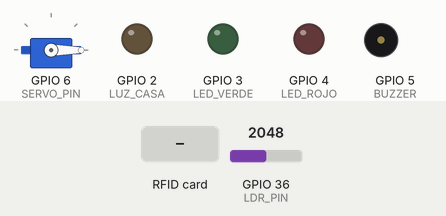
The sketch below on a simulated ESP32. On the bench: servo, output pins drawn as LEDs (lit = HIGH), buzzer (waves = sounding, pin HIGH). Inputs (shaded band) come from the test bench; at power-on: GPIO 36 (LDR_PIN) = 2048. What the sketch prints to the serial monitor is not drawn.

Above: at 1.2 s.
1.3 s: RFID card F3 FE FD 20 held to the reader
At 4.8 s:
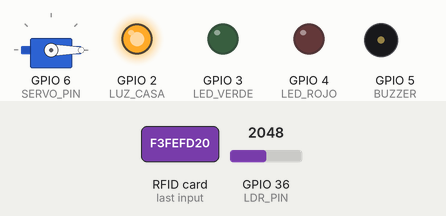
5.6 s: RFID card 5E 7A 19 C4 held to the reader
At 6.56 s:
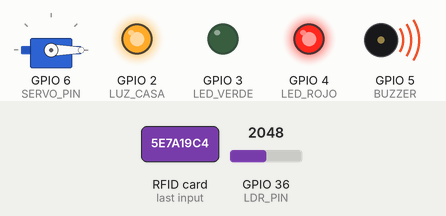
8.2 s: GPIO 36 (LDR_PIN) set to 108
11.9 s: GPIO 36 (LDR_PIN) set to 94
At 15.8 s:
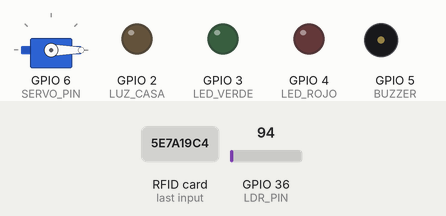
17.9 s: RFID card F3 FE FD 20 held to the reader
At 19.6 s:
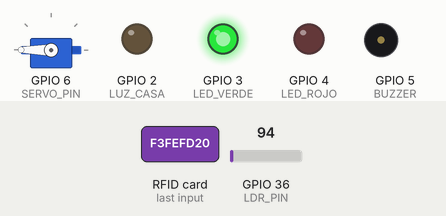
22.3 s: RFID card 5E 7A 19 C4 held to the reader
At 23.32 s:
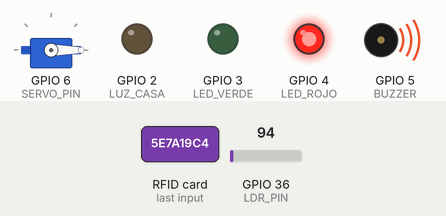
Timing chart, 0 to 25.3 s (numbered marks = the images above; inputs shaded):
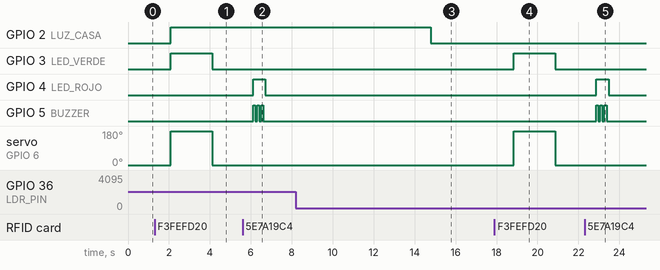

The sketch:

funcion.ino
```cpp
#include <SPI.h>
#include <MFRC522.h>
#include <Servo.h>
#include <Ticker.h>

// --- DEFINICIÓN DE PINES ---
#define SS_PIN 10
#define RST_PIN 9
#define SERVO_PIN 6
#define LED_VERDE 3
#define LED_ROJO 4
#define BUZZER 5
#define LUZ_CASA 2
#define LDR_PIN A0

// --- OBJETOS ---
MFRC522 rfid(SS_PIN, RST_PIN);
Servo puerta;

// --- VARIABLES ---
byte uidPermitido[] = { 0xF3, 0xFE, 0xFD, 0x20 };
int umbralLuz = 100;
int estadoPIRAnterior = LOW;

// --- ALARMA ---
unsigned long tiempoAlarmaInicio = 0;
const unsigned long DURACION_ALARMA = 1000;
bool alarmaActiva = false;

// --- PROTOTIPO ---
void cerrarPuerta();

// --- TICKER ---
Ticker temporizadorPuerta(cerrarPuerta, 2000, 1);

void setup() {
  Serial.begin(9600);
  SPI.begin();
  rfid.PCD_Init();

  pinMode(LED_VERDE, OUTPUT);
  pinMode(LED_ROJO, OUTPUT);
  pinMode(BUZZER, OUTPUT);
  pinMode(LUZ_CASA, OUTPUT);
  pinMode(LDR_PIN, INPUT);

  puerta.attach(SERVO_PIN);
  puerta.write(0);

  Serial.println("Sistema de seguridad y control iniciado.....");
  Serial.println("----------------------------------");
}

void loop() {


  temporizadorPuerta.update();

  // ---------- LECTURA LDR ----------
  int luzActual = analogRead(LDR_PIN);

  // IMPORTANTE!
  // valor ALTO = oscuro
  Serial.print("LDR: ");
  Serial.print(luzActual);
  delay(1000);
  Serial.print(" | Umbral: ");
  Serial.print(umbralLuz);
  Serial.print(" | Estado: ");
  delay(1000);


  bool esDeNoche = (luzActual > umbralLuz);

  if (esDeNoche) {
    Serial.println("NOCHE");
    digitalWrite(LUZ_CASA, HIGH);

  } else {
    Serial.println("DIA");
    digitalWrite(LUZ_CASA, LOW);

  }


  // ---------- RFID ----------
  if (rfid.PICC_IsNewCardPresent() && rfid.PICC_ReadCardSerial()) {
    if (tarjetaAutorizada()) {
      accesoPermitido();
    } else {
      accesoDenegado();
    }
    rfid.PICC_HaltA();
    rfid.PCD_StopCrypto1();
  }

}

// ---------------- FUNCIONES ----------------

void cerrarPuerta() {
  Serial.println(">> Cerrando puerta automáticamente");
  puerta.write(0);
  digitalWrite(LED_VERDE, LOW);
}

bool tarjetaAutorizada() {
  for (byte i = 0; i < 4; i++) {
    if (rfid.uid.uidByte[i] != uidPermitido[i]) {
      return false;
    }
  }
  return true;
}

void accesoPermitido() {
  Serial.println(">> Acceso permitido");

  digitalWrite(LED_VERDE, HIGH);
  digitalWrite(LED_ROJO, LOW);
  puerta.write(180);

  temporizadorPuerta.start();
}

void accesoDenegado() {
  Serial.println(">> Acceso DENEGADO");

  digitalWrite(LED_ROJO, HIGH);
  for (int i = 0; i < 3; i++) {
    digitalWrite(BUZZER, HIGH); delay(100);
    digitalWrite(BUZZER, LOW); delay(100);
  }
  digitalWrite(LED_ROJO, LOW);
}
```

Measured:
- the behaviour switches between 101 and 100 on GPIO 36 (LDR_PIN) (found by bisection; images 2 and 3)
- after the input at 1.3 s, GPIO 3 (LED_VERDE): LOW → HIGH after 0.78 s, → LOW 2.0 s later; servo on GPIO 6 (SERVO_PIN): 0° → 180° after 0.78 s, → 0° 2.0 s later
- after the input at 5.6 s, GPIO 4 (LED_ROJO): LOW → HIGH after 0.51 s, → LOW 0.60 s later; GPIO 5 (BUZZER): alternates HIGH for 0.10 s and LOW for 0.10 s, 6 changes in all, then stays LOW, starting after 0.51 s
- after the input at 8.2 s, every drawn part: stays the same
- after the input at 11.9 s, GPIO 2 (LUZ_CASA): HIGH → LOW after 2.9 s
- after the input at 17.9 s, GPIO 3 (LED_VERDE): LOW → HIGH after 0.94 s, → LOW 2.0 s later; servo on GPIO 6 (SERVO_PIN): 0° → 180° after 0.94 s, → 0° 2.0 s later
- after the input at 22.3 s, GPIO 4 (LED_ROJO): LOW → HIGH after 0.57 s, → LOW 0.60 s later; GPIO 5 (BUZZER): alternates HIGH for 0.10 s and LOW for 0.10 s, 6 changes in all, then stays LOW, starting after 0.57 s
